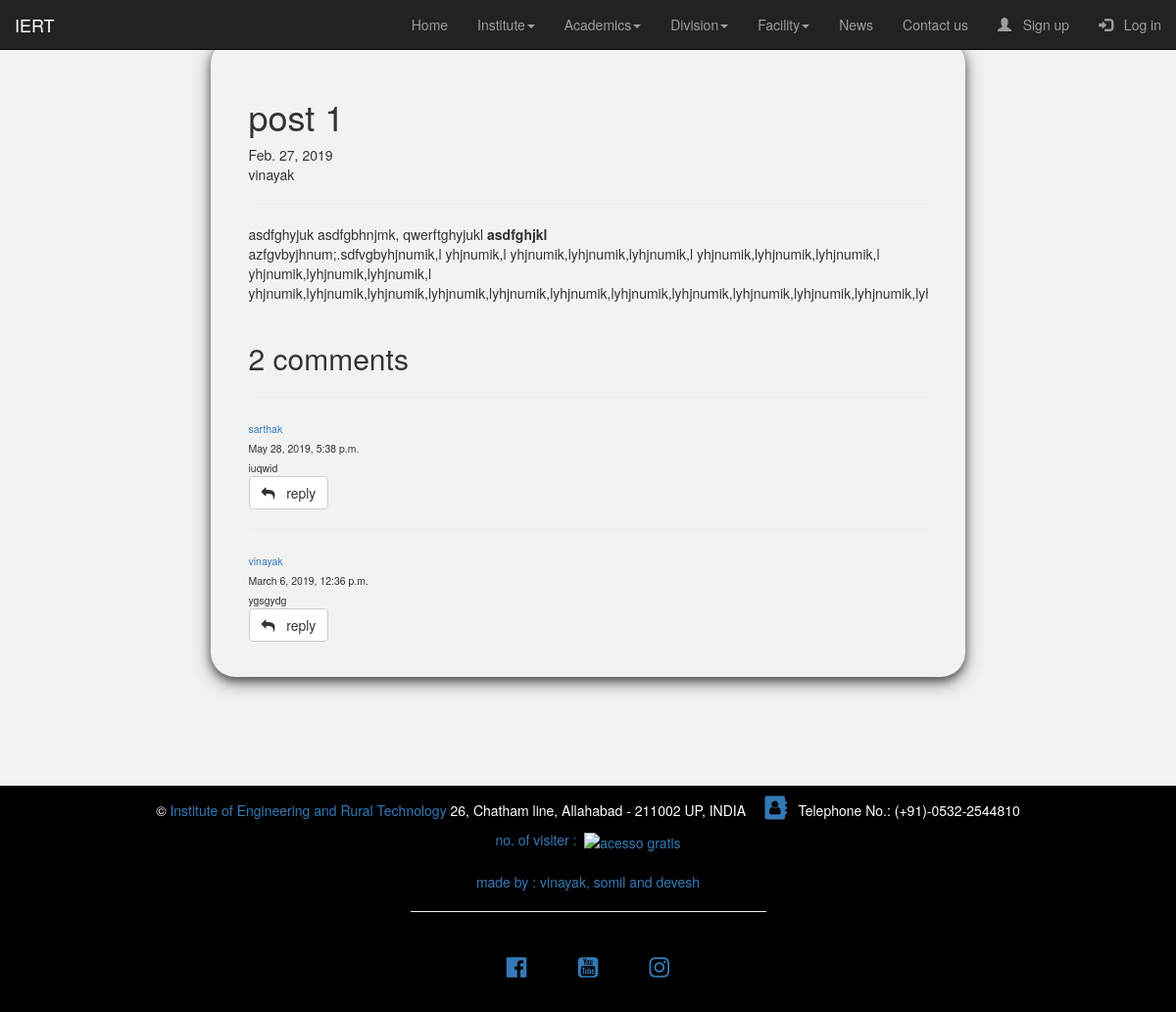
Before: /news/new_comments/3 with the older database file.
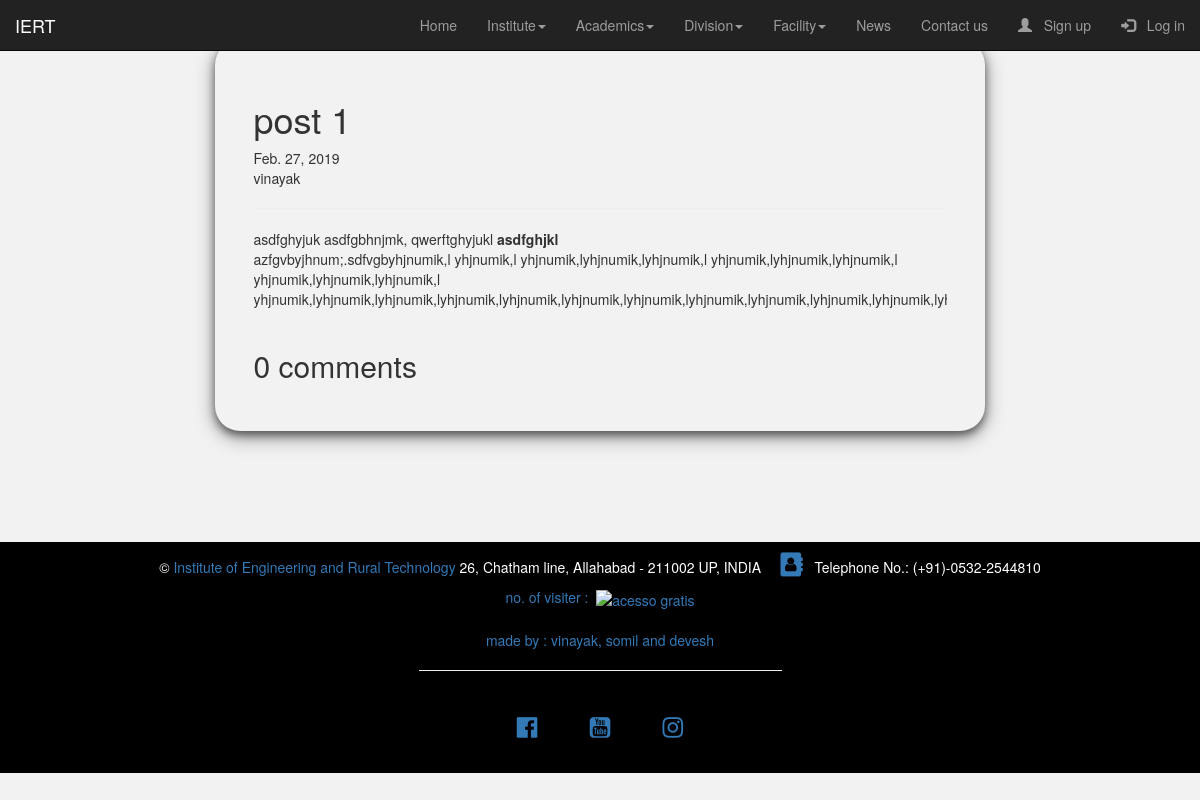
After: the same page with the newer database file.
### iert_news/models.py (models this page shows, shortened)
class Comment(models.Model):
    news=models.ForeignKey(new,on_delete=models.CASCADE)
    user=models.ForeignKey(User,on_delete=models.CASCADE)
    reply=models.ForeignKey('self',null=True,related_name='replies',on_delete=models.CASCADE)
    content=models.CharField(max_length=300)
    time=models.DateTimeField(auto_now_add=True)

### iert_news/views.py (the view, shortened to what this page needs)
# urls.py: path('new_comments/<int:id>',views.new_comments,name="new_comments"),
def new_comments(request,id):
    news = get_object_or_404(new,id=id)
    com=Comment.objects.filter(news=news,reply=None).order_by('-id')
    form = CommentForm()
    page_details={
                    "title":"comments",
                    "com":com,
                    "news":news,
                    "form":form
    }
    return render(request,"iert_news/comments.html",page_details)

### iert_news/templates/iert_news/comments.html (shortened to what this page needs)
{% extends "home/index.html" %}
{% load crispy_forms_tags %}
{% block start %}
<div class="row">
  <div class="col-md-8 col-md-offset-2">
    <article>
      <div class="title">
        <h1>{{news.title}}</h1>
        {{news.date}}
        <br />
        {{news.author}}
      </div>
      <hr />
      <div class="info">
        {{news.info|safe}}
      </div>
      <br />
      <h2>{{com.count}} comments</h2>
      {% for i in com %}
      <sub>
        <hr />
        <a>{{i.user}}</a><br />
        {{i.time}}<br />
        {{i.content}}<br />
        <button class="btn btn-default replybutton"><i class="fa fa-reply" aria-hidden="true"></i> &nbsp; reply</button>
      </sub>
      {% endfor %}
  </div>
</div>
{% endblock %}

Changed rows visible on the page:
removed Comment: user "sarthak", time "May 28, 2019, 5:38 p.m.", content "iuqwid"
removed Comment: user "vinayak", time "March 6, 2019, 12:36 p.m.", content "ygsgydg"
Other visible differences:
{{ com.count }}: "2" → "0"
